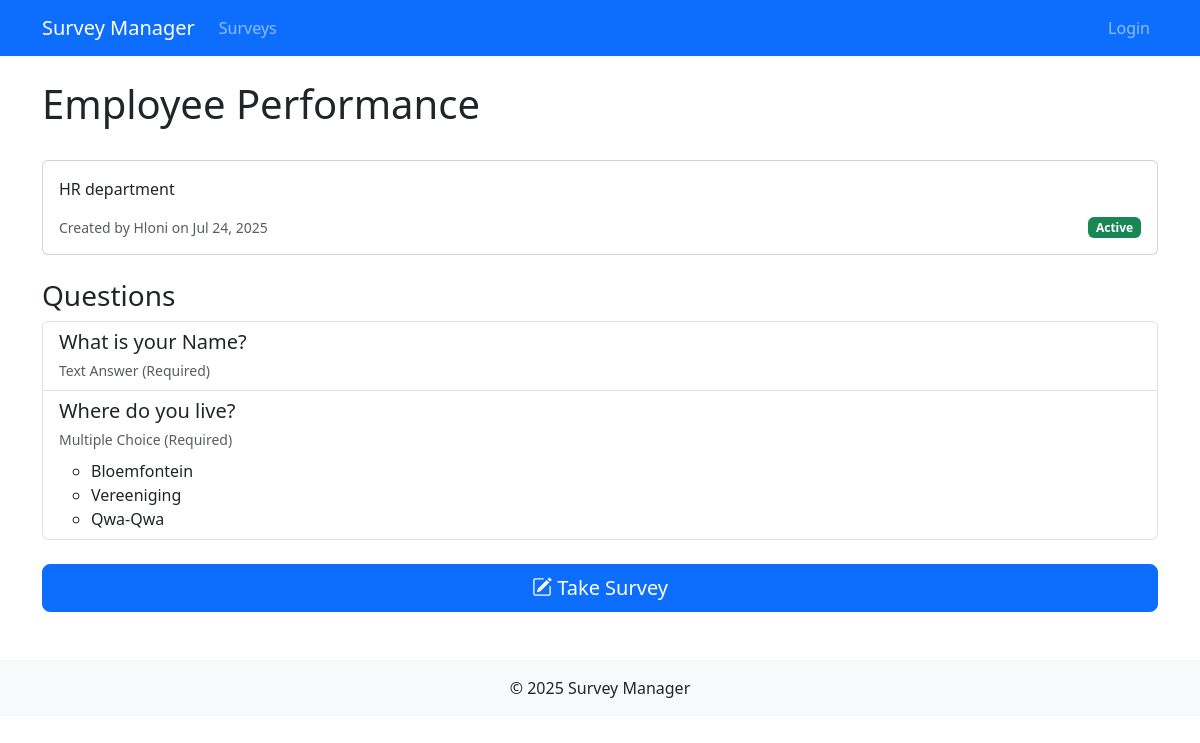
Screenshot of /surveys/1/ with the database file from the repository.
### surveys/models.py (models this page shows, shortened)
class Survey(models.Model):
    title = models.CharField(max_length=200)
    description = models.TextField()
    created_by = models.ForeignKey(User, on_delete=models.CASCADE, default=None)
    created_at = models.DateTimeField(default=timezone.now)
    updated_at = models.DateTimeField(auto_now=True)
    is_active = models.BooleanField(default=True)

class Question(models.Model):
    QUESTION_TYPES = [
        ('text', 'Text Answer'),
        ('single', 'Single Choice'),
        ('multiple', 'Multiple Choice'),
    ]
    survey = models.ForeignKey(Survey, on_delete=models.CASCADE, related_name='questions')
    text = models.TextField()
    question_type = models.CharField(max_length=20, choices=QUESTION_TYPES, default='text')
    is_required = models.BooleanField(default=True)
    order = models.IntegerField(default=0)
    class Meta:
        ordering = ['order']

class Choice(models.Model):
    question = models.ForeignKey(Question, on_delete=models.CASCADE, related_name='choices')
    text = models.CharField(max_length=200)
    value = models.CharField(max_length=100)

### surveys/views.py (the view)
# urls.py: path('<int:pk>/', views.SurveyDetailView.as_view(), name='survey_detail'),
class SurveyDetailView(DetailView):
    model = Survey
    template_name = 'surveys/survey_detail.html'
    context_object_name = 'survey'

### templates/surveys/survey_detail.html (shortened to what this page needs)
{% extends "base.html" %}
{% block content %}
<div class="d-flex justify-content-between align-items-center mb-4">
    <h1>{{ survey.title }}</h1>
</div>
<div class="card mb-4">
    <div class="card-body">
        <p class="card-text">{{ survey.description }}</p>
        <div class="d-flex justify-content-between align-items-center">
            <small class="text-muted">
                Created by {{ survey.created_by.username }} on {{ survey.created_at|date:"M d, Y" }}
            </small>
            <span class="badge bg-{% if survey.is_active %}success{% else %}secondary{% endif %}">
                {% if survey.is_active %}Active{% else %}Inactive{% endif %}
            </span>
        </div>
    </div>
</div>
<h3>Questions</h3>
<ul class="list-group mb-4">
    {% for question in survey.questions.all %}
    <li class="list-group-item">
        <div class="d-flex justify-content-between align-items-start">
            <div>
                <h5 class="mb-1">{{ question.text }}</h5>
                <small class="text-muted">
                    {{ question.get_question_type_display }}
                    {% if question.is_required %}(Required){% endif %}
                </small>
                {% if question.choices.exists %}
                <ul class="mt-2">
                    {% for choice in question.choices.all %}
                    <li>{{ choice.text }}</li>
                    {% endfor %}
                </ul>
                {% endif %}
            </div>
        </div>
    </li>
    {% endfor %}
</ul>
<div class="d-grid gap-2">
    <a href="{% url 'surveys:survey_response' survey.pk %}" class="btn btn-primary btn-lg">
        <i class="bi bi-pencil-square"></i> Take Survey
    </a>
</div>
{% endblock %}

### rows the page displays
Survey: title "Employee Performance", description "HR department", created_by.username "Hloni", created_at "Jul 24, 2025"
Question: text "What is your Name?", question_type "Text Answer", is_required "(Required)"
Question: text "Where do you live?", question_type "Multiple Choice", is_required "(Required)"
Choice: text "Bloemfontein"
Choice: text "Vereeniging"
Choice: text "Qwa-Qwa"
